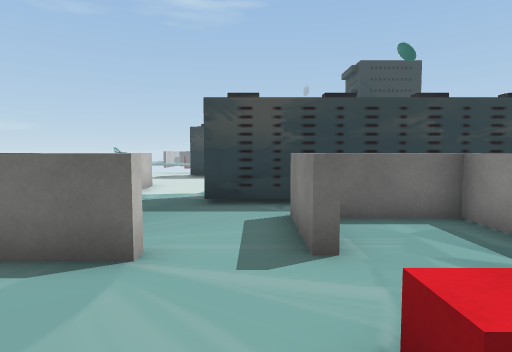
[1] (above)

17 first-person views from a walk through a Unity game level. The camera is 1.3 m above the floor, tilts 4° down and sees 75° across. The floor is counted in squares, 1 m on a side. Each view is taken from the middle of a square. On the plan, view 1 faces up. The plan holds only what a view shows up to about 14 squares ahead; the rest is blank. The place goes on beyond the plan. The player character is not drawn. Some surface patterns are stand-ins.

[2]
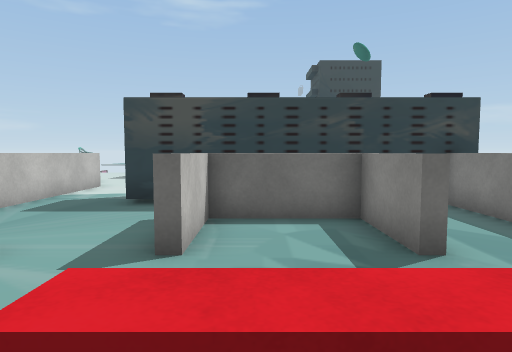

[3]
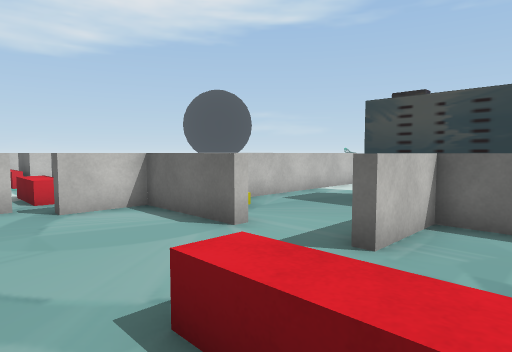

[4]
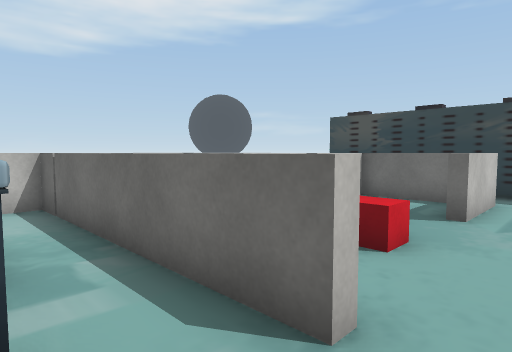

[5]
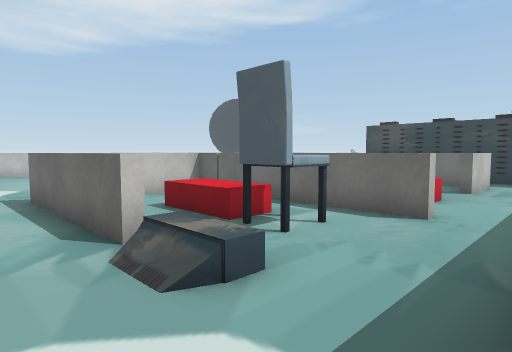

[6]
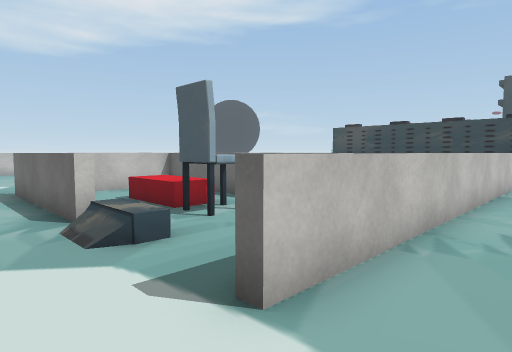

[7]
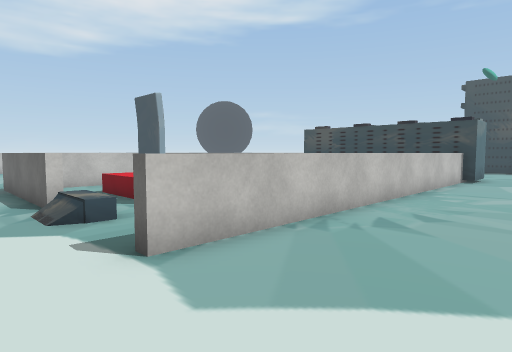

[8]
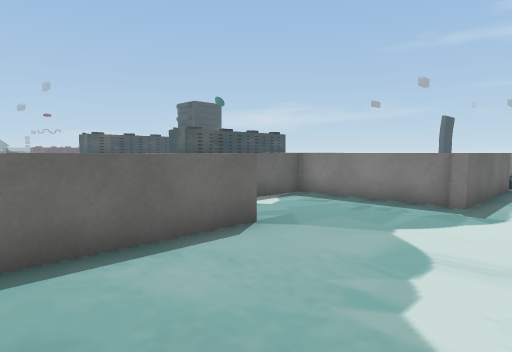

[9]
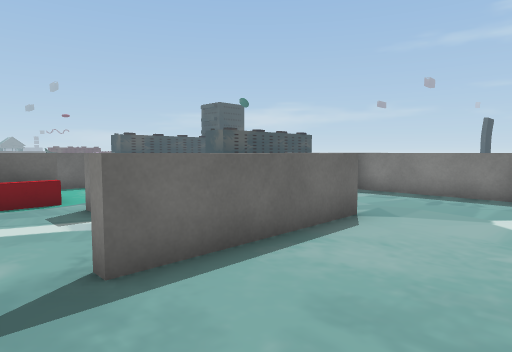

[10]
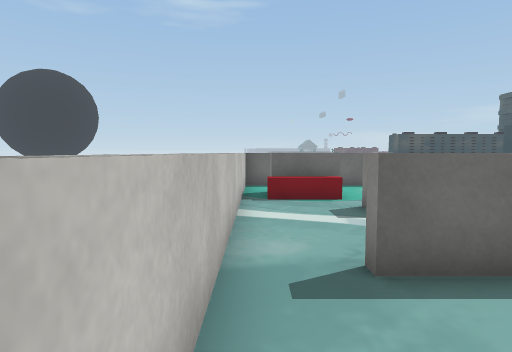

[11]
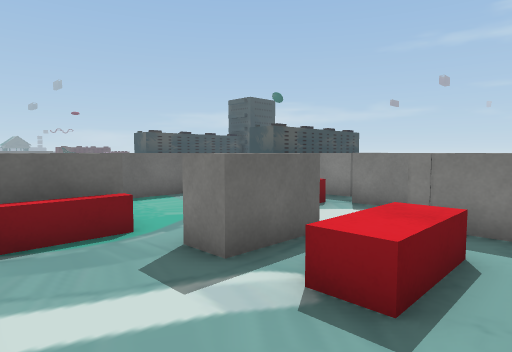

[12]
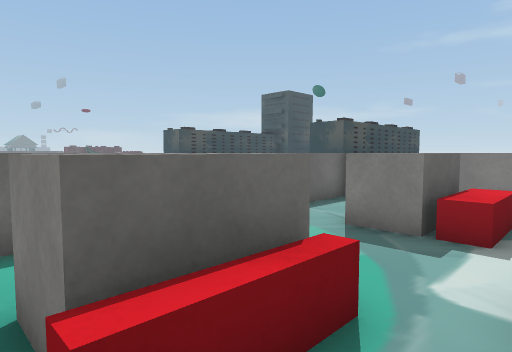

[13]
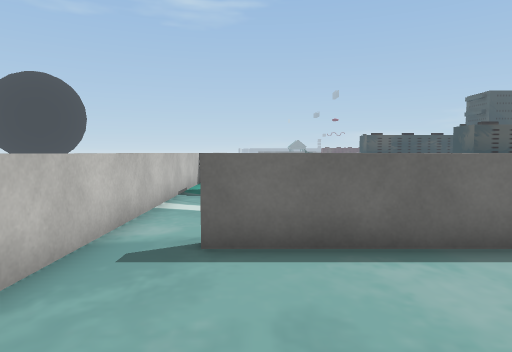

[14]
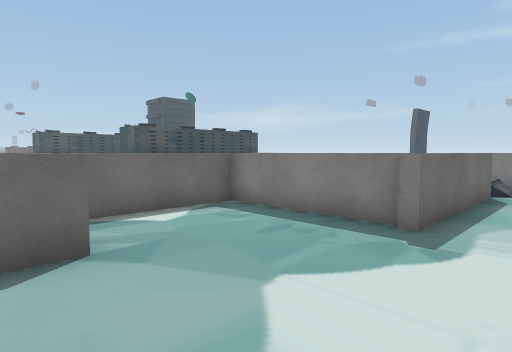

[15]
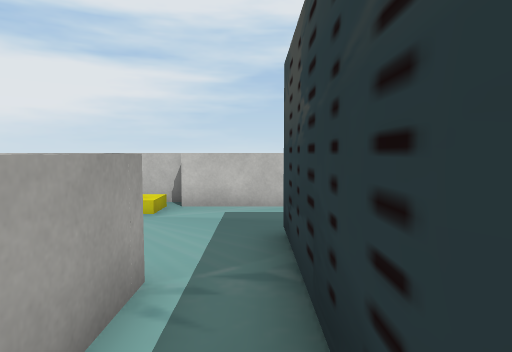

[16]
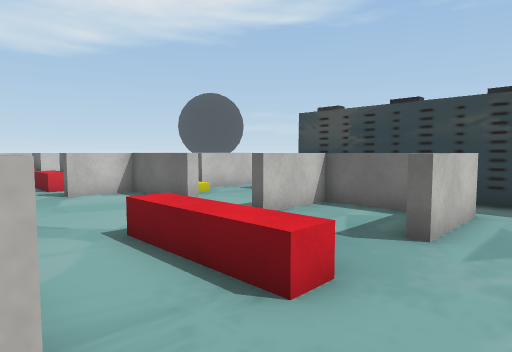

[17]
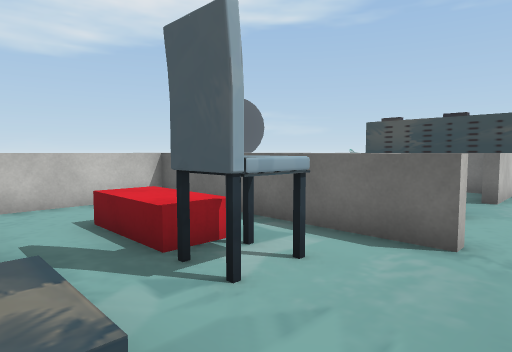

### Floor plan
Key: @ floor where view 1 was taken; # wall or solid block; . floor; = window, fence, low wall or low ledge; ^ raised ledge; O other object.
Columns run from 15 left of view 1 to 11 right of it. Each row starts with its distance up from view 1.
 14            ..
 13            #..
 12            =..
 11            =..
 10            =..
  9            =..#########
  8            =..........=..
  7            =....^===..=..
  6  ==###====^#....^..=..=..
  5 ^........ ^O....^..=..=..
  4  ^ ^...^  ^^^^........=..
  3  ^^^...^^ ^...........=...
  2 ^.^^...^^ ^.....^^^^..=...
  1 ^...^^ ..=......^^^^..=...
  0 ^...^^  #=    .@......=...
 -1 ^...^^.#====^=======..=...
 -2 ^...^^.=....^.........=...
 -3 ^..^^^^=....^..^^OO...=...
 -4 ^...........^..^^^O...=....
 -5 ^...........^.........=....
 -6 ^...........^^^^^^OO..#...
 -7  .  .....................
 -8    .  .. ..       ....... .

Positions as (right, up) in squares from view 1, and headings:
1: (0, 0), facing up
2: (2, 0), facing up
3: (3, 0), facing up-left
4: (6, -3), facing up-left
5: (7, -8), facing up-left
6: (9, -8), facing up-left
7: (11, -8), facing up-left
8: (-12, -8), facing up-right
9: (-14, -7), facing up-right
10: (-14, -7), facing up
11: (-14, -3), facing up-right
12: (-14, 1), facing up-right
13: (-12, -8), facing up
14: (-9, -8), facing up-right
15: (4, 8), facing left
16: (6, -1), facing up-left
17: (6, -6), facing up-left
